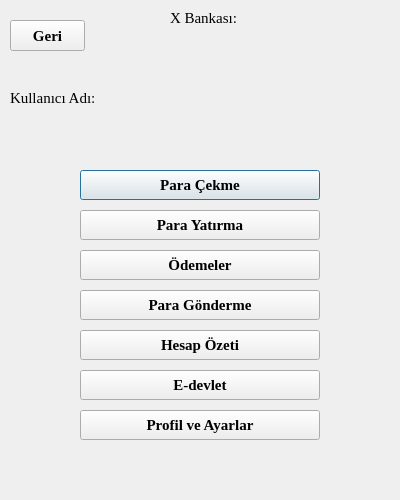
<?xml version="1.0" encoding="UTF-8"?>
<ui version="4.0">
 <class>Dialog</class>
 <widget class="QDialog" name="Dialog">
  <property name="geometry">
   <rect>
    <x>0</x>
    <y>0</y>
    <width>400</width>
    <height>500</height>
   </rect>
  </property>
  <property name="minimumSize">
   <size>
    <width>400</width>
    <height>500</height>
   </size>
  </property>
  <property name="maximumSize">
   <size>
    <width>400</width>
    <height>500</height>
   </size>
  </property>
  <property name="sizeIncrement">
   <size>
    <width>400</width>
    <height>500</height>
   </size>
  </property>
  <property name="windowTitle">
   <string>Dialog</string>
  </property>
  <property name="styleSheet">
   <string notr="true"/>
  </property>
  <widget class="QPushButton" name="pushButton">
   <property name="geometry">
    <rect>
     <x>80</x>
     <y>170</y>
     <width>240</width>
     <height>30</height>
    </rect>
   </property>
   <property name="font">
    <font>
     <family>Times New Roman</family>
     <pointsize>11</pointsize>
     <weight>75</weight>
     <bold>true</bold>
    </font>
   </property>
   <property name="text">
    <string>Para Çekme</string>
   </property>
  </widget>
  <widget class="QPushButton" name="pushButton_2">
   <property name="geometry">
    <rect>
     <x>80</x>
     <y>210</y>
     <width>240</width>
     <height>30</height>
    </rect>
   </property>
   <property name="font">
    <font>
     <family>Times New Roman</family>
     <pointsize>11</pointsize>
     <weight>75</weight>
     <bold>true</bold>
    </font>
   </property>
   <property name="text">
    <string>Para Yatırma</string>
   </property>
  </widget>
  <widget class="QPushButton" name="pushButton_3">
   <property name="geometry">
    <rect>
     <x>80</x>
     <y>330</y>
     <width>240</width>
     <height>30</height>
    </rect>
   </property>
   <property name="font">
    <font>
     <family>Times New Roman</family>
     <pointsize>11</pointsize>
     <weight>75</weight>
     <bold>true</bold>
    </font>
   </property>
   <property name="text">
    <string>Hesap Özeti</string>
   </property>
  </widget>
  <widget class="QPushButton" name="pushButton_4">
   <property name="geometry">
    <rect>
     <x>80</x>
     <y>290</y>
     <width>240</width>
     <height>30</height>
    </rect>
   </property>
   <property name="font">
    <font>
     <family>Times New Roman</family>
     <pointsize>11</pointsize>
     <weight>75</weight>
     <bold>true</bold>
    </font>
   </property>
   <property name="text">
    <string>Para Gönderme</string>
   </property>
  </widget>
  <widget class="QPushButton" name="pushButton_5">
   <property name="geometry">
    <rect>
     <x>80</x>
     <y>410</y>
     <width>240</width>
     <height>30</height>
    </rect>
   </property>
   <property name="font">
    <font>
     <family>Times New Roman</family>
     <pointsize>11</pointsize>
     <weight>75</weight>
     <bold>true</bold>
    </font>
   </property>
   <property name="text">
    <string>Profil ve Ayarlar</string>
   </property>
  </widget>
  <widget class="QLabel" name="label">
   <property name="geometry">
    <rect>
     <x>10</x>
     <y>90</y>
     <width>91</width>
     <height>16</height>
    </rect>
   </property>
   <property name="font">
    <font>
     <family>Times New Roman</family>
     <pointsize>11</pointsize>
    </font>
   </property>
   <property name="text">
    <string>Kullanıcı Adı:</string>
   </property>
  </widget>
  <widget class="QLabel" name="label_2">
   <property name="geometry">
    <rect>
     <x>170</x>
     <y>10</y>
     <width>71</width>
     <height>16</height>
    </rect>
   </property>
   <property name="font">
    <font>
     <family>Times New Roman</family>
     <pointsize>11</pointsize>
    </font>
   </property>
   <property name="text">
    <string>X Bankası:</string>
   </property>
  </widget>
  <widget class="QPushButton" name="pushButton_6">
   <property name="geometry">
    <rect>
     <x>10</x>
     <y>20</y>
     <width>75</width>
     <height>31</height>
    </rect>
   </property>
   <property name="font">
    <font>
     <family>Times New Roman</family>
     <pointsize>11</pointsize>
     <weight>75</weight>
     <bold>true</bold>
    </font>
   </property>
   <property name="text">
    <string>Geri</string>
   </property>
  </widget>
  <widget class="QPushButton" name="pushButton_7">
   <property name="geometry">
    <rect>
     <x>80</x>
     <y>250</y>
     <width>240</width>
     <height>30</height>
    </rect>
   </property>
   <property name="font">
    <font>
     <family>Times New Roman</family>
     <pointsize>11</pointsize>
     <weight>75</weight>
     <bold>true</bold>
    </font>
   </property>
   <property name="text">
    <string>Ödemeler</string>
   </property>
  </widget>
  <widget class="QPushButton" name="pushButton_9">
   <property name="geometry">
    <rect>
     <x>80</x>
     <y>370</y>
     <width>240</width>
     <height>30</height>
    </rect>
   </property>
   <property name="font">
    <font>
     <family>Times New Roman</family>
     <pointsize>11</pointsize>
     <weight>75</weight>
     <bold>true</bold>
    </font>
   </property>
   <property name="text">
    <string>E-devlet</string>
   </property>
  </widget>
 </widget>
 <resources/>
 <connections/>
</ui>
